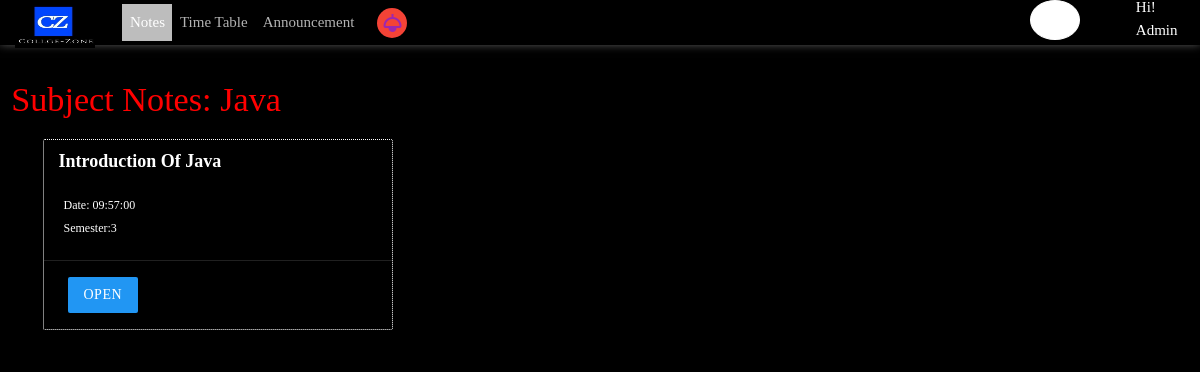
Screenshot of /college/subject_notes.php?subj=Java (signed in) with the database file from the repository.
### tables this page shows
CREATE TABLE `register` (
  `id` int(11) NOT NULL,
  `name` text NOT NULL,
  `email` varchar(255) NOT NULL,
  `pwd` varchar(255) NOT NULL,
  `phone` varchar(10) NOT NULL,
  `dob` date NOT NULL,
  `pic` varchar(255) NOT NULL
);

CREATE TABLE `notes` (
  `id` int(11) NOT NULL,
  `subject` varchar(100) NOT NULL,
  `topic` text NOT NULL,
  `semester` int(11) NOT NULL,
  `time` time NOT NULL,
  `file` varchar(255) NOT NULL
);

### college/subject_notes.php (the view, shortened to what this page needs)
<?php
if(!isset($_GET['subj']))
{
 header("Location:signin.php");
}
else{
    $subj=$_GET['subj'];
}
?>
<!DOCTYPE html>
<html lang="en">
<head>
<?php
        $id_login=$_SESSION['login_id'];
        $response=mysqli_query($con,"select * from register where id=$id_login");
        if($response){
            while($data=mysqli_fetch_assoc($response))
            {
                $name=$data['name'];
            }
        }
?>
    <link rel="stylesheet" href="https://cdn.jsdelivr.net/npm/bootstrap@5.1.3/dist/css/bootstrap.min.css">
    <link rel="stylesheet" href="materialize.min.css">
    <link rel="stylesheet" href="main.css">
</head>
<body>
    <div id="navbar" class="navbar navbar-expand navbar-dark fixed-top ">
        <div class="collapse navbar-collapse  " id="navbarSupportedContent">
            <ul>
                <li class="logo mt-0 ">
                <img src="logo.jpg" style="margin-top:-1%;width:80px;height:100%;"alt="">
                </li>
            </ul>
            <ul class="navbar-nav  ml-4 px-4">
                <li class="nav-item px-4 ">
                    <a href="user.php" class="nav-link active">Notice</a>
                </li>
                <li class="nav-item  ">
                    <a href="notes.php" class="nav-link grey lighten-1 white-text" >Notes</a>
                </li>
                <li class="nav-item ">
                    <a href="timetable.php" class="nav-link">Time Table</a>
                </li>
                <li class="nav-item">
                    <a class="nav-link " href="user.php">Announcement</a>
                </li>
                <li class="nav-dark darktheme nav-item" onclick="darktheme(); ">
                    <i class="material-icons right purple-text mt-1 px-1 py-1 red" id="icon" style="width:30px;height:30px;border-radius:50%;" >light</i>
                </li>
            </ul>
        </div>
        <p class='username left px-4 mt-2'>Hi!<br> <?php echo ucwords($name);?></p>
    </div>
    <div class="action">
        <div class="profile" id="profile" onclick="show();">
        </div>
    </div>
<div class="row">
              <div class="material col l3 m6 s12">
                <h4>Subject Notes: <?php echo ucfirst($subj);?></h4>
                    <?php
                        $sql="select * from notes where subject='$subj'";
                        $response=mysqli_query($con,$sql);
                        if($response){
                            while($data=mysqli_fetch_assoc($response)){
                    ?>
            <div class="col s12 m6 l4 ">
                <div class="card ">
                    <div class="card-header">
                        <?php echo ucwords($data['topic']);?>
                    </div>
                    <div class="card-title ">
                        <span class="small" style='padding-left:20px;'>
                            <?php echo"Date: <b>".$data['time']."</b>"?>
                            <p style="padding-left:20px;">Semester:<?php echo $data['semester'];?></p>
                        </span>
                    </div>
                    <div class="card-action ">
                        <?php if(strlen($data['file'])!=0){
                            ?>
                            <a href="media/<?php echo $data['file'];?>" target="_blank" class="btn blue">Open</a>
                            <br>
                        <?php
                        }
                        ?>
                    </div>
                </div>
                </div>
        <?php
            }
        }
        else{
            echo "<h5>No Records Fund</h5>";
            }
            ?>
                    </div>
            </div>
</body>
</html>

### college/main.css (style rules this page uses)
* { margin: 0; padding: 0; box-sizing: border-box; font-family: "Poppins", "sans-serif"; }
html { scroll-behavior: smooth; }
body { transition: .5s; background: var(--black); color: var(--white); }
:root { --black:#000; --black1:rgba(0,0,0,.9); --black2:rgba(0,0,0,.8); --black3:rgba(0,0,0,.7); --black4:rgba(0,0,0,.6); --black5:rgba(0,0,0,.5); --black6:rgba(0,0,0,.4); --white:#fff; --white1:rgba(255,255,255,.7); --white2:rgba(255,255,255,.5); --white3:rgba(255,255,255,.7); --white4:rgba(255,255,255,.6); --white5:rgba(255,255,255,.5); --white6:rgba(255,255,255,.4); --lightgray:rgba(255,255,255, .7); --lightblack:rgba(0, 0, 0, .05); --middlegray:rgba(255,255,255, .8); --lightmiddlegray: rgba(255,255,255, .6); --gray:#555; }
.navbar { position: fixed; width: 100%; z-index: 100; height: 3rem; background-color:var(--black); box-shadow: var(--white2) 0 -2px 10px 0; transition: .7s; }
.navbar-dark .navbar-nav .nav-link { color: var(--white1); }
.navbar ul a { color: var(--black2); }
.navbar ul { list-style: none; }
.action { position: fixed; top: 0rem; right: 120px; z-index: 100; }
.action .profile { position: relative; width: 50px; height: 40px; border-radius: 50%; cursor: pointer; overflow: hidden; background: var(--white); display: visible; border: 1px solid var(--white); }
.logo img { position: absolute; left: 1rem; width: 100px; height: auto; }
.card { background: red; color:var(--white); }

### college/subject_notes.php (style rules this page uses)
h4 { margin-top:15%; color:red; }
.right { margin-top: -50px; margin-right:50px ; }
.material { margin-top:-8%; }
.small { font-size:12px; }
:root { white:black; black:white; }
.card { border: .2px dotted var(--white); margin-left:20px; background: var(--black); color:var(--white); }
.card .card-header { font-size:120%; font-weight:900; }

### rows the page displays
register: name "Admin"
notes: topic "Introduction Of Java", time "09:57:00", semester "3"

### other values shown
$subj "Java"
